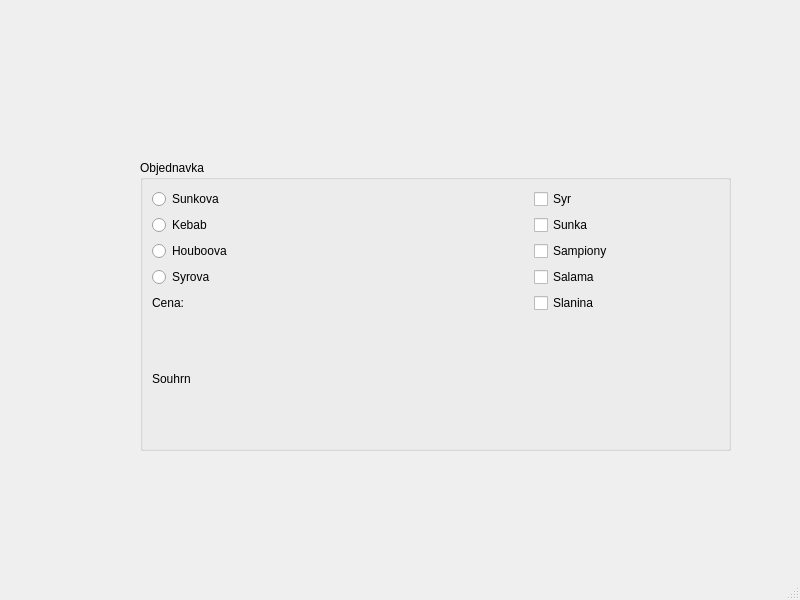
<?xml version="1.0" encoding="UTF-8"?>
<ui version="4.0">
 <class>MainWindow</class>
 <widget class="QMainWindow" name="MainWindow">
  <property name="geometry">
   <rect>
    <x>0</x>
    <y>0</y>
    <width>800</width>
    <height>600</height>
   </rect>
  </property>
  <property name="windowTitle">
   <string>MainWindow</string>
  </property>
  <widget class="QWidget" name="centralwidget">
   <widget class="QGroupBox" name="groupBoxOrder">
    <property name="geometry">
     <rect>
      <x>140</x>
      <y>160</y>
      <width>591</width>
      <height>291</height>
     </rect>
    </property>
    <property name="title">
     <string>Objednavka</string>
    </property>
    <layout class="QGridLayout" name="gridLayout">
     <item row="1" column="0">
      <widget class="QRadioButton" name="radioButtonKebab">
       <property name="text">
        <string>Kebab</string>
       </property>
      </widget>
     </item>
     <item row="3" column="2">
      <widget class="QCheckBox" name="checkBoxSalami">
       <property name="text">
        <string>Salama</string>
       </property>
      </widget>
     </item>
     <item row="0" column="0">
      <widget class="QRadioButton" name="radioButtonHam">
       <property name="text">
        <string>Sunkova</string>
       </property>
      </widget>
     </item>
     <item row="0" column="2">
      <widget class="QCheckBox" name="checkBoxCheese">
       <property name="text">
        <string>Syr</string>
       </property>
      </widget>
     </item>
     <item row="3" column="0">
      <widget class="QRadioButton" name="radioButtonCheese">
       <property name="text">
        <string>Syrova</string>
       </property>
      </widget>
     </item>
     <item row="2" column="0">
      <widget class="QRadioButton" name="radioButtonMushrooms">
       <property name="text">
        <string>Houboova</string>
       </property>
      </widget>
     </item>
     <item row="2" column="2">
      <widget class="QCheckBox" name="checkBoxSampiony">
       <property name="text">
        <string>Sampiony</string>
       </property>
      </widget>
     </item>
     <item row="1" column="2">
      <widget class="QCheckBox" name="checkBoxHam">
       <property name="text">
        <string>Sunka</string>
       </property>
      </widget>
     </item>
     <item row="4" column="0">
      <widget class="QLabel" name="labelCost">
       <property name="text">
        <string>Cena: </string>
       </property>
      </widget>
     </item>
     <item row="4" column="2">
      <widget class="QCheckBox" name="checkBoxBacon">
       <property name="text">
        <string>Slanina</string>
       </property>
      </widget>
     </item>
     <item row="5" column="0" colspan="3">
      <widget class="QLabel" name="labelSum">
       <property name="text">
        <string>Souhrn</string>
       </property>
      </widget>
     </item>
    </layout>
   </widget>
   <widget class="QWidget" name="gridLayoutWidget">
    <property name="geometry">
     <rect>
      <x>0</x>
      <y>180</y>
      <width>160</width>
      <height>80</height>
     </rect>
    </property>
    <layout class="QGridLayout" name="gridLayout_2"/>
   </widget>
  </widget>
  <widget class="QMenuBar" name="menubar">
   <property name="geometry">
    <rect>
     <x>0</x>
     <y>0</y>
     <width>800</width>
     <height>23</height>
    </rect>
   </property>
  </widget>
  <widget class="QStatusBar" name="statusbar"/>
 </widget>
 <resources/>
 <connections/>
</ui>
